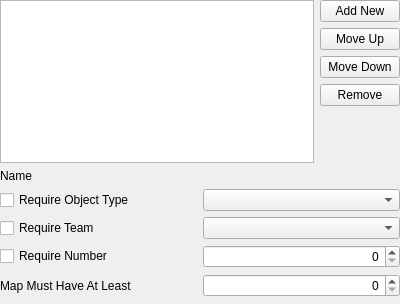
<?xml version="1.0" encoding="UTF-8"?>
<ui version="4.0">
 <class>ScriptEditorPageForgeLabels</class>
 <widget class="QWidget" name="ScriptEditorPageForgeLabels">
  <property name="geometry">
   <rect>
    <x>0</x>
    <y>0</y>
    <width>400</width>
    <height>304</height>
   </rect>
  </property>
  <property name="windowTitle">
   <string>Form</string>
  </property>
  <layout class="QGridLayout" name="gridLayout">
   <property name="leftMargin">
    <number>0</number>
   </property>
   <property name="topMargin">
    <number>0</number>
   </property>
   <property name="rightMargin">
    <number>0</number>
   </property>
   <property name="bottomMargin">
    <number>0</number>
   </property>
   <item row="0" column="0">
    <widget class="QListWidget" name="list"/>
   </item>
   <item row="1" column="0" colspan="2">
    <layout class="QGridLayout" name="gridLayout_5">
     <item row="2" column="0">
      <widget class="QCheckBox" name="reqFlagTeam">
       <property name="text">
        <string>Require Team</string>
       </property>
      </widget>
     </item>
     <item row="0" column="0">
      <widget class="QLabel" name="label_5">
       <property name="text">
        <string>Name</string>
       </property>
      </widget>
     </item>
     <item row="1" column="0">
      <widget class="QCheckBox" name="reqFlagObjectType">
       <property name="text">
        <string>Require Object Type</string>
       </property>
      </widget>
     </item>
     <item row="4" column="1">
      <widget class="QSpinBox" name="minCount">
       <property name="alignment">
        <set>Qt::AlignRight|Qt::AlignTrailing|Qt::AlignVCenter</set>
       </property>
      </widget>
     </item>
     <item row="3" column="0">
      <widget class="QCheckBox" name="reqFlagNumber">
       <property name="text">
        <string>Require Number</string>
       </property>
      </widget>
     </item>
     <item row="4" column="0">
      <widget class="QLabel" name="label_6">
       <property name="text">
        <string>Map Must Have At Least</string>
       </property>
       <property name="buddy">
        <cstring>minCount</cstring>
       </property>
      </widget>
     </item>
     <item row="1" column="1">
      <widget class="MPObjectTypeCombobox" name="reqObjectType"/>
     </item>
     <item row="2" column="1">
      <widget class="MegaloConstTeamIndexCombobox" name="reqTeam"/>
     </item>
     <item row="3" column="1">
      <widget class="QSpinBox" name="reqNumber">
       <property name="alignment">
        <set>Qt::AlignRight|Qt::AlignTrailing|Qt::AlignVCenter</set>
       </property>
      </widget>
     </item>
     <item row="5" column="0" colspan="2">
      <spacer name="verticalSpacer">
       <property name="orientation">
        <enum>Qt::Vertical</enum>
       </property>
      </spacer>
     </item>
    </layout>
   </item>
   <item row="0" column="1">
    <layout class="QVBoxLayout" name="verticalLayout" stretch="0,0,0,0,0">
     <property name="leftMargin">
      <number>0</number>
     </property>
     <property name="rightMargin">
      <number>0</number>
     </property>
     <item>
      <widget class="QPushButton" name="buttonAdd">
       <property name="text">
        <string>Add New</string>
       </property>
      </widget>
     </item>
     <item>
      <widget class="QPushButton" name="buttonMoveUp">
       <property name="text">
        <string>Move Up</string>
       </property>
      </widget>
     </item>
     <item>
      <widget class="QPushButton" name="buttonMoveDown">
       <property name="text">
        <string>Move Down</string>
       </property>
      </widget>
     </item>
     <item>
      <widget class="QPushButton" name="buttonDelete">
       <property name="text">
        <string>Remove</string>
       </property>
      </widget>
     </item>
     <item>
      <spacer name="verticalSpacer_2">
       <property name="orientation">
        <enum>Qt::Vertical</enum>
       </property>
       <property name="sizeHint" stdset="0">
        <size>
         <width>20</width>
         <height>40</height>
        </size>
       </property>
      </spacer>
     </item>
    </layout>
   </item>
  </layout>
 </widget>
 <customwidgets>
  <customwidget>
   <class>MegaloConstTeamIndexCombobox</class>
   <extends>QComboBox</extends>
   <header>ui/widgets/const_team_index_combobox.h</header>
  </customwidget>
  <customwidget>
   <class>MPObjectTypeCombobox</class>
   <extends>QComboBox</extends>
   <header>ui/widgets/mp_object_type_combobox.h</header>
  </customwidget>
 </customwidgets>
 <tabstops>
  <tabstop>list</tabstop>
  <tabstop>buttonAdd</tabstop>
  <tabstop>buttonMoveUp</tabstop>
  <tabstop>buttonMoveDown</tabstop>
  <tabstop>buttonDelete</tabstop>
  <tabstop>reqFlagObjectType</tabstop>
  <tabstop>reqObjectType</tabstop>
  <tabstop>reqFlagTeam</tabstop>
  <tabstop>reqTeam</tabstop>
  <tabstop>reqFlagNumber</tabstop>
  <tabstop>reqNumber</tabstop>
  <tabstop>minCount</tabstop>
 </tabstops>
 <resources/>
 <connections/>
</ui>
